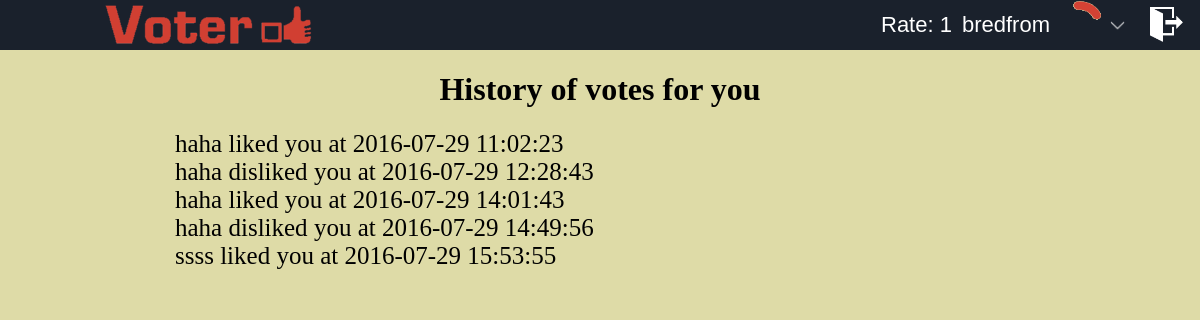
The app's page /history.php (signed in) with its own data.
### tables this page shows
CREATE TABLE `users` (
  `name` varchar(16) NOT NULL,
  `pass` varchar(128) DEFAULT NULL,
  `rate` int(11) NOT NULL,
  `avatar` varchar(30) NOT NULL
);

CREATE TABLE `history` (
  `voter` varchar(16) NOT NULL,
  `recip` varchar(16) NOT NULL,
  `date` timestamp NOT NULL DEFAULT CURRENT_TIMESTAMP ON UPDATE CURRENT_TIMESTAMP,
  `vote` tinyint(4) NOT NULL
);

### history.php (the view, shortened to what this page needs)
<?php
require_once "header.php";
$result=$connection->query("SELECT * FROM history WHERE recip='$user'");
$rows=$result->num_rows;
echo "<div class='wrapper'>";
echo "<h1>History of votes for you</h1>";
for($i=0;$i<$rows;$i++){
    $result->data_seek($i);
    $row=$result->fetch_array(MYSQLI_ASSOC);
    if($row['vote']==1){
        $str="liked";
    }else{
        $str="disliked";
    }
    echo "<div class='history-item'>$row[voter] ".$str." you at ".$row['date']."</div>";
}
echo "</div>";

### header.php (shortened to what this page needs)
<?php
require_once "functions.php";
$img="images/zaglyshka.jpg";
if(isset($_SESSION['rate']) && isset($_SESSION['img'])) {
    $rate = $_SESSION['rate'];
    if($_SESSION['img']!="")
    $img = $_SESSION['img'];
}
if(isset($_COOKIE['user'])){
    $user=$_SESSION['user']=$_COOKIE['user'];
    $result=$connection->query("SELECT * FROM users WHERE name='$user'");
    $row=$result->fetch_array(MYSQLI_ASSOC);
    $rate=$_SESSION['rate']=$row['rate'];
    if($row['avatar']!='')
    $img=$_SESSION['img']=$row['avatar'];
}
if(isset($_SESSION['user'])){
    $user=$_SESSION['user'];
    $loggedin=true;
}else{
    $loggedin=false;
}
?>
<!DOCTYPE html>
<html>
<head>
    <link rel="stylesheet" href="styles/style.css">
</head>
<body>
<header>
    <div class="logo-area"><a href="http://localhost/people_of_internet/"><img src="images/logo.png" alt=""></a></div>
    <div class="menu-area">
    <?php
if(!$loggedin){
  echo  <<< _END
  <ul class="top-menu"><li class="menu-item"><a class="open_window" href="#">Log In</a></li></ul>
_END;
    }else{
  echo  <<< _END
 <div class="logged-profile open_window">
  <div id="rating">Rate: $rate</div>
  <div id="u-name-top">$user</div>
 <img id="small-ava" src="$img">
 <div class='arrow-down'><img src="images/down-arrow.png"></div>
 </div>
<div id="exit"><a href='logout.php'></a><div>
_END;
} ?>
    </div>
</header>

### styles/style.css (style rules this page uses)
body { margin: 0; padding:0; background-color: #DEDBA7; min-width: 750px; }
header { height:50px; background-color: #1A212C; }
header .logo-area img { height:50px; width:auto; float:left; }
header .logo-area { margin-left:100px; }
header .menu-area { float:right; }
.logged-profile #small-ava { display:block; border:1px solid transparent; border-radius: 25px; width:48px; height:48px; margin:0; }
.logged-profile { float:left; height:50px; font-size:22px; font-weight:500; font-family:sans-serif; margin-right:20px; cursor: pointer; transition:all 0.5s }
.logged-profile div { margin:0 5px; }
.logged-profile .arrow-down img { width:15px; height:auto; position: relative; top:18px; }
.logged-profile #rating,.logged-profile #u-name-top { height:50px; line-height:50px; color:white; }
.logged-profile div,.logged-profile img,.logged-profile div img { float:left; }
#exit { width:50px; height:50px; float:left; }
#exit a { float:right; padding:5px; width:25px; height:25px; margin-right:16px; margin-top:7px; -webkit-background-size:50px 50px; background-size:35px 35px; background-image: url("../images/exit1.png"); }
.wrapper { width:70%; margin:0 auto; min-width: 700px; }
.wrapper h1 { text-align: center; }
.wrapper { width:850px; margin:0 auto; }
.history-item { font-size: 25px; }

### records on screen
users: rate "1", avatar (picture)
history: voter "haha", vote "liked", date "2016-07-29 11:02:23"
history: voter "haha", vote "disliked", date "2016-07-29 12:28:43"
history: voter "haha", vote "liked", date "2016-07-29 14:01:43"
history: voter "haha", vote "disliked", date "2016-07-29 14:49:56"
history: voter "ssss", vote "liked", date "2016-07-29 15:53:55"

### other values on screen
$user "bredfrom"
